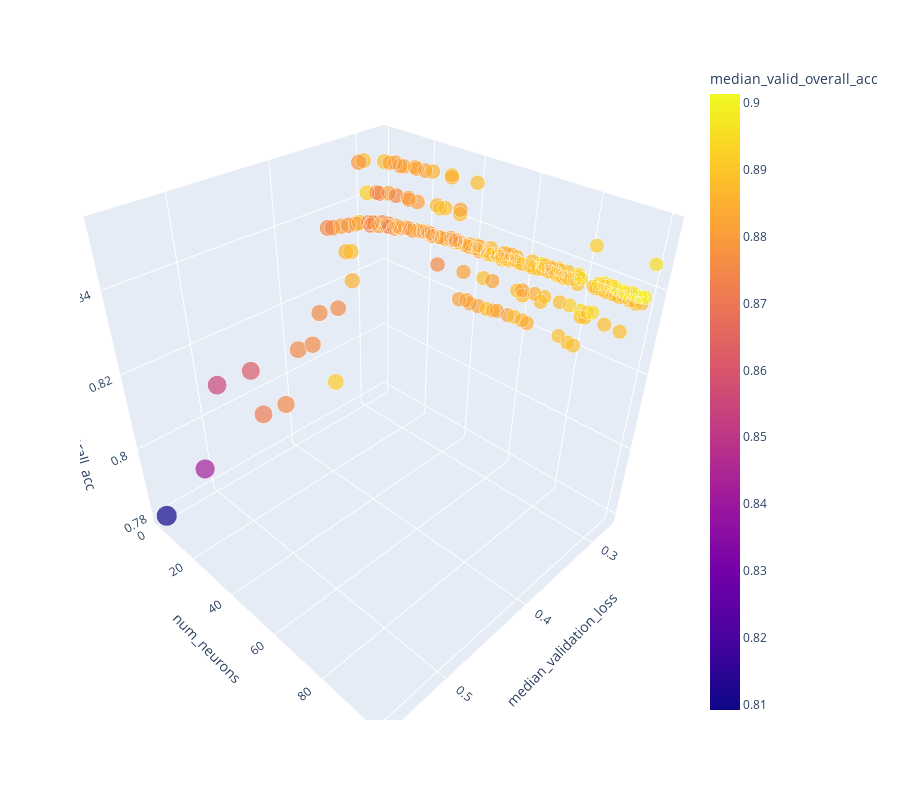

Notebook code for this chart:
### Code cell
# px.scatter_3d(tmp_df, x="1-std_validation_loss", y="num_neurons", z="mean_test_overall_acc", color="mean_valid_overall_acc", size="mean_validation_loss",height=800)

### Figure 1 — Plotly figure (JSON) as saved in the notebook; plotly's stock layout.template omitted (floating-point values rounded to 4 significant figures; data arrays with more than 128 entries replaced by an {"elided": "..."} marker saying what was removed)
{"data": [{"hovertemplate": "median_validation_loss=%{marker.size}<br>num_neurons=%{y}<br>median_test_overall_acc=%{z}<br>median_valid_overall_acc=%{marker.color}<extra></extra>", "legendgroup": "", "marker": {"color": {"elided": "200 float values"}, "coloraxis": "coloraxis", "size": {"elided": "200 float values"}, "sizemode": "area", "sizeref": 0.001395, "symbol": "circle"}, "mode": "markers", "name": "", "scene": "scene", "showlegend": false, "type": "scatter3d", "x": {"elided": "200 float values"}, "y": {"elided": "200 int values"}, "z": {"elided": "200 float values"}}], "layout": {"coloraxis": {"colorbar": {"title": {"text": "median_valid_overall_acc"}}, "colorscale": [[0, "#0d0887"], [0.1111, "#46039f"], [0.2222, "#7201a8"], [0.3333, "#9c179e"], [0.4444, "#bd3786"], [0.5556, "#d8576b"], [0.6667, "#ed7953"], [0.7778, "#fb9f3a"], [0.8889, "#fdca26"], [1, "#f0f921"]]}, "height": 800, "legend": {"itemsizing": "constant", "tracegroupgap": 0}, "margin": {"t": 60}, "scene": {"domain": {"x": [0, 1], "y": [0, 1]}, "xaxis": {"title": {"text": "median_validation_loss"}}, "yaxis": {"title": {"text": "num_neurons"}}, "zaxis": {"title": {"text": "median_test_overall_acc"}}}}}
